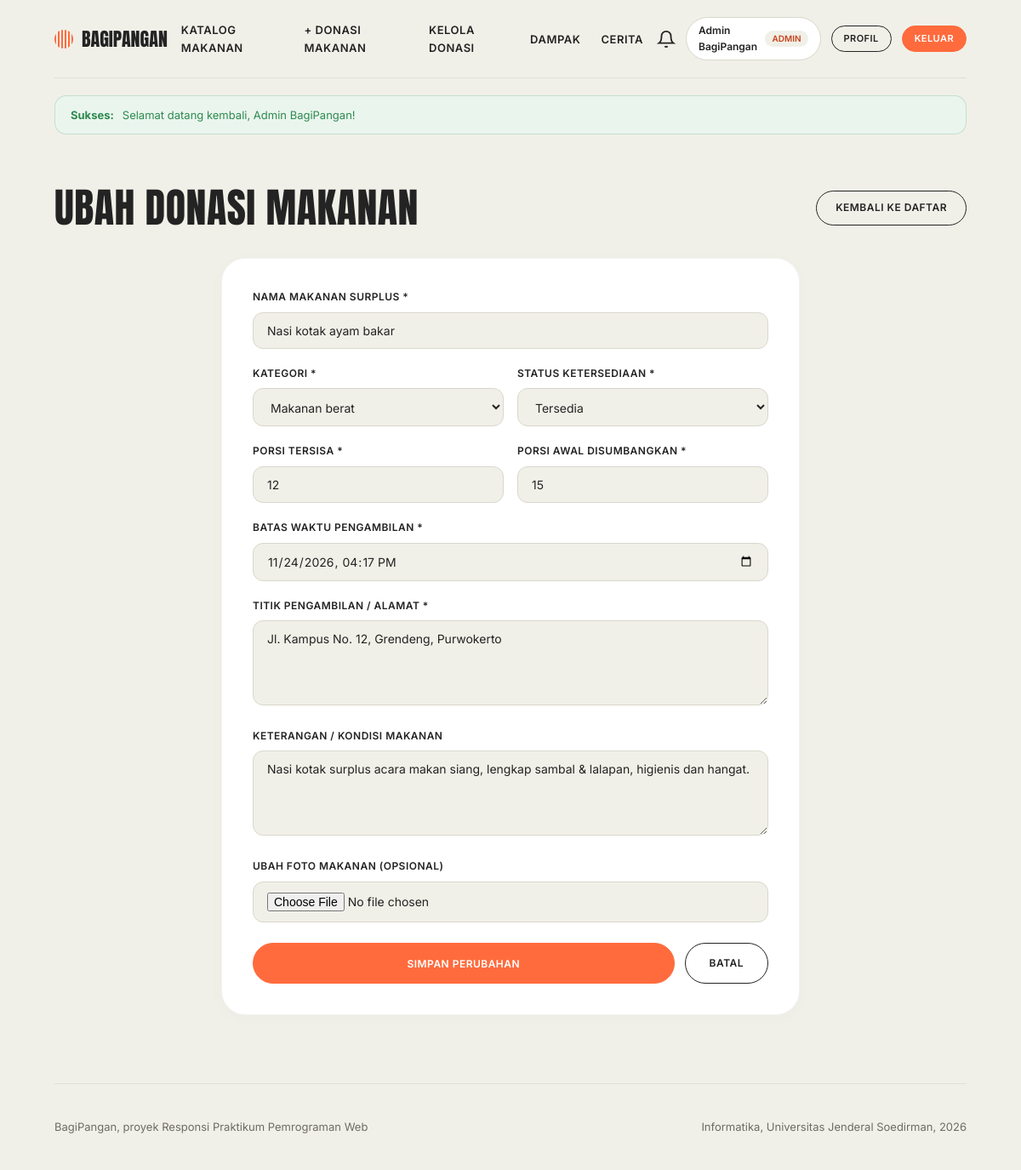
Page /donasi/edit.php?id=1 (signed in) on the committed database.
### tables this page shows
CREATE TABLE IF NOT EXISTS donasi (
    id INT AUTO_INCREMENT PRIMARY KEY,
    user_id INT NOT NULL,
    kategori_id INT NOT NULL,
    nama_makanan VARCHAR(150) NOT NULL,
    deskripsi TEXT NULL,
    porsi_awal INT NOT NULL,
    porsi_tersisa INT NOT NULL,
    batas_waktu DATETIME NOT NULL,
    alamat_ambil TEXT NOT NULL,
    foto VARCHAR(255) NULL,
    status ENUM('tersedia', 'habis', 'kedaluwarsa', 'dibatalkan') DEFAULT 'tersedia',
    created_at TIMESTAMP DEFAULT CURRENT_TIMESTAMP,
    updated_at TIMESTAMP DEFAULT CURRENT_TIMESTAMP ON UPDATE CURRENT_TIMESTAMP,
    FOREIGN KEY (user_id) REFERENCES users(id) ON DELETE CASCADE,
    FOREIGN KEY (kategori_id) REFERENCES kategori(id) ON DELETE RESTRICT
);

CREATE TABLE IF NOT EXISTS kategori (
    id INT AUTO_INCREMENT PRIMARY KEY,
    nama_kategori VARCHAR(50) NOT NULL UNIQUE,
    slug VARCHAR(50) NOT NULL UNIQUE,
    deskripsi VARCHAR(255) NULL,
    created_at TIMESTAMP DEFAULT CURRENT_TIMESTAMP
);

### donasi/edit.php (the view, shortened to what this page needs)
<?php
require_once __DIR__ . '/../config/database.php';
$user_id = $_SESSION['user_id'];
$user_role = $_SESSION['user_role'];
$id = (int)($_GET['id'] ?? 0);
if ($user_role === 'admin') {
    $stmt = $pdo->prepare("SELECT * FROM donasi WHERE id = ?");
    $stmt->execute([$id]);
} else {
    $stmt = $pdo->prepare("SELECT * FROM donasi WHERE id = ? AND user_id = ?");
    $stmt->execute([$id, $user_id]);
}
$donasi = $stmt->fetch();
$kategori_list = $pdo->query("SELECT * FROM kategori ORDER BY nama_kategori ASC")->fetchAll();
require_once __DIR__ . '/../includes/header.php';
$dt_value = date('Y-m-d\TH:i', strtotime($donasi['batas_waktu']));
?>
<div class="wrap">
    <div class="page-header">
        <h1>Ubah Donasi Makanan</h1>
        <a href="riwayat.php" class="btn">Kembali ke Daftar</a>
    </div>
    <div class="card-box" style="max-width: 680px; margin: 0 auto;">
        <form method="POST" action="edit.php?id=<?= $id ?>" enctype="multipart/form-data">
            <div class="form-group">
                <label for="nama_makanan">Nama Makanan Surplus *</label>
                <input type="text" id="nama_makanan" name="nama_makanan" class="form-control" value="<?= htmlspecialchars($donasi['nama_makanan']) ?>" required>
            </div>
            <div class="form-row">
                <div class="form-group">
                    <label for="kategori_id">Kategori *</label>
                    <select id="kategori_id" name="kategori_id" class="form-control" required>
                        <?php foreach ($kategori_list as $kat): ?>
                            <option value="<?= $kat['id'] ?>" <?= $donasi['kategori_id'] == $kat['id'] ? 'selected' : '' ?>>
                                <?= htmlspecialchars($kat['nama_kategori']) ?>
                            </option>
                        <?php endforeach; ?>
                    </select>
                </div>
                <div class="form-group">
                    <label for="status">Status Ketersediaan *</label>
                    <select id="status" name="status" class="form-control" required>
                        <option value="tersedia" <?= $donasi['status'] === 'tersedia' ? 'selected' : '' ?>>Tersedia</option>
                    </select>
                </div>
            </div>
            <div class="form-row">
                <div class="form-group">
                    <label for="porsi_tersisa">Porsi Tersisa *</label>
                    <input type="number" id="porsi_tersisa" name="porsi_tersisa" min="0" max="500" class="form-control" value="<?= htmlspecialchars($donasi['porsi_tersisa']) ?>" required>
                </div>
                <div class="form-group">
                    <label for="porsi_awal">Porsi Awal Disumbangkan *</label>
                    <input type="number" id="porsi_awal" name="porsi_awal" min="1" max="500" class="form-control" value="<?= htmlspecialchars($donasi['porsi_awal']) ?>" required>
                </div>
            </div>
            <div class="form-group">
                <label for="batas_waktu">Batas Waktu Pengambilan *</label>
                <input type="datetime-local" id="batas_waktu" name="batas_waktu" class="form-control" value="<?= $dt_value ?>" required>
            </div>
            <div class="form-group">
                <label for="alamat_ambil">Titik Pengambilan / Alamat *</label>
                <textarea id="alamat_ambil" name="alamat_ambil" class="form-control" rows="2" required><?= htmlspecialchars($donasi['alamat_ambil']) ?></textarea>
            </div>
            <div class="form-group">
                <label for="deskripsi">Keterangan / Kondisi Makanan</label>
                <textarea id="deskripsi" name="deskripsi" class="form-control" rows="3"><?= htmlspecialchars($donasi['deskripsi']) ?></textarea>
            </div>
            <div class="form-group">
                <label for="foto">Ubah Foto Makanan (Opsional)</label>
                <input type="file" id="foto" name="foto" accept="image/*" class="form-control">
            </div>
            <div style="display: flex; gap: 12px; margin-top: 24px;">
                <button type="submit" class="btn fill" style="flex: 1; padding: 14px;">Simpan Perubahan</button>
                <a href="riwayat.php" class="btn" style="padding: 14px 28px;">Batal</a>
            </div>
        </form>
    </div>
</div>
<?php require_once __DIR__ . '/../includes/footer.php'; ?>

### assets/css/style.css (style rules this page uses)
:root { --cream: #F1F0E8; --ink: #232323; --orange: #FF6B3D; --rust: #C8431A; --white: #ffffff; --muted: #6d6b66; --line: #d9d7cc; --green: #2d8a4e; --green-bg: #eaf5ee; --red: #cf222e; --red-bg: #ffebe9; --radius-pill: 999px; --radius-card: 28px; }
* { box-sizing: border-box; margin: 0; padding: 0; }
html { scroll-behavior: smooth; }
body { background: var(--cream); color: var(--ink); font-family: 'Inter', system-ui, -apple-system, sans-serif; line-height: 1.55; min-height: 100vh; display: flex; flex-direction: column; }
h1, h2, h3, h4, .display { font-family: 'Anton', Impact, "Arial Narrow", sans-serif; font-weight: 400; text-transform: uppercase; line-height: 1.1; letter-spacing: .01em; }
a { color: inherit; text-decoration: none; }
.wrap { max-width: 1120px; margin: 0 auto; padding: 0 24px; width: 100%; }
.btn { display: inline-block; border: 1.5px solid var(--ink); border-radius: var(--radius-pill); padding: 10px 22px; font-size: 12px; font-weight: 600; text-transform: uppercase; letter-spacing: .04em; background: transparent; color: var(--ink); cursor: pointer; font-family: inherit; transition: all .2s ease; text-align: center; }
.btn.fill { background: var(--orange); border-color: var(--orange); color: var(--white); }
.card-box { background: var(--white); border-radius: var(--radius-card); padding: 36px; border: 1px solid rgba(35, 35, 35, 0.06); box-shadow: 0 4px 20px rgba(0, 0, 0, 0.02); }
.form-group { margin-bottom: 20px; }
.form-group label { display: block; font-size: 12px; font-weight: 600; text-transform: uppercase; letter-spacing: .04em; margin-bottom: 8px; color: var(--ink); }
.form-control { width: 100%; padding: 12px 16px; border: 1.5px solid var(--line); border-radius: 12px; background: var(--cream); font-family: inherit; font-size: 14px; color: var(--ink); transition: border-color .2s; }
textarea.form-control { resize: vertical; min-height: 100px; }
.form-row { display: grid; grid-template-columns: 1fr 1fr; gap: 16px; }
.page-header { display: flex; justify-content: space-between; align-items: center; margin-bottom: 32px; flex-wrap: wrap; gap: 16px; }
.page-header h1 { font-size: clamp(32px, 5vw, 48px); }

### rows in the picture
donasi: nama_makanan "Nasi kotak ayam bakar", kategori_id "Makanan berat", status "Tersedia", porsi_tersisa "12", porsi_awal "15", batas_waktu "11/24/2026 16:17", alamat_ambil "Jl. Kampus No. 12, Grendeng, Purwokerto", deskripsi "Nasi kotak surplus acara makan siang, lengkap sambal & lalapan, higienis dan hangat."

### other values in the picture
$user['nama'] "Admin BagiPangan"
$user['role'] "ADMIN"
$flash_success "Selamat datang kembali, Admin BagiPangan!"
